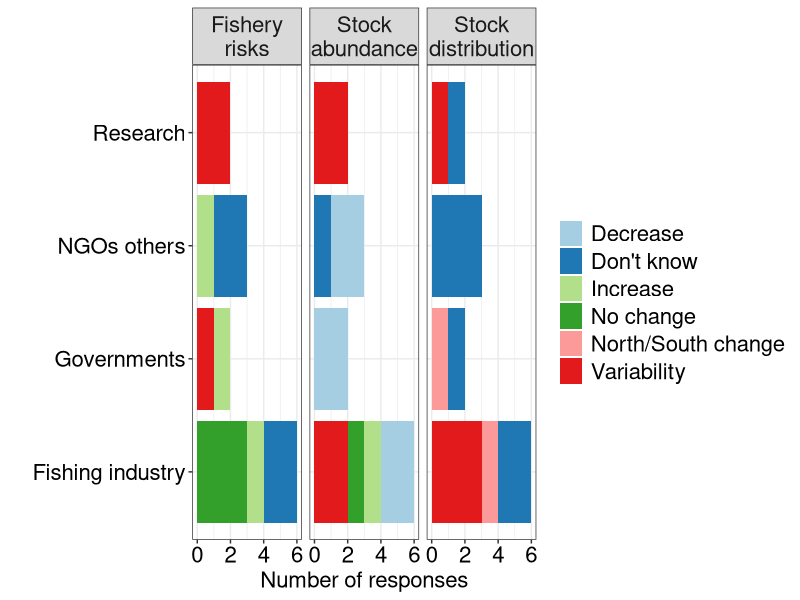
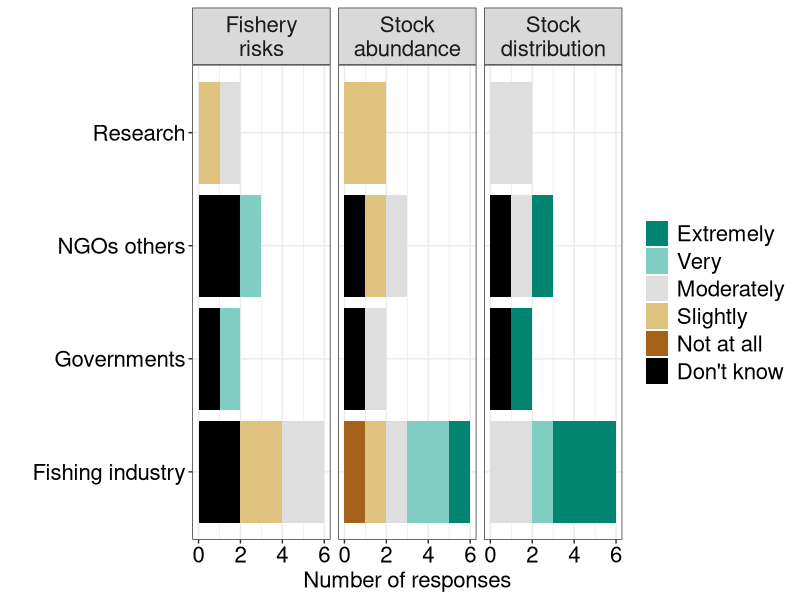

Generate these figures, in order, with R:
#### Description: this script produces manuscript Figures 3 and 4
#### INPUT: "data.xlsx" 
#### OUTPUT: manuscript Figures 3 and 4
#### Date: 18/02/2020
#### Author: Iratxe Rubio
#######################################################################

library(readxl) #read_xlsx function
library(tidyverse)

#Open data
change1 <- read_xlsx("data/data.xlsx", sheet = 5)
group <- read_xlsx("data/data.xlsx", sheet = 1)
change <- left_join(change1, group, by ="ID")

change$change_value[change$change_value == "NO"] <- "No change" 
change$change_value[change$change_value == "DN"] <- "Don't know" 
change$change_value[change$change_value == "variability"] <- "Variability" 
change$change_value[change$change_value == "increase"] <- "Increase" 
change$change_value[change$change_value == "decrease"] <- "Decrease" 
change$change_value[change$change_value == "N/S"] <- "North/South change"

change$change_component[change$change_component == "weather_risks"] <- "Fishery\nrisks"
change$change_component[change$change_component == "stock_distribution"] <- "Stock\ndistribution"
change$change_component[change$change_component == "stock_abundance"] <- "Stock\nabundance"

####CC perception
change_CC_vars <- c("Don't know", #0
                    "Not at all", #1
                    "Slightly", #2
                    "Moderately", #3
                    "Very", #4
                    "Extremely") #5

#by groups
df_group <- change %>% 
              group_by(change_component, change_value, group) %>% 
              summarise(number = n())

df_group$change_value <- as.factor(df_group$change_value)

jpeg("Figure3.jpg", 
    width = 11, height = 4, units = 'in', res = 300)

ggplot(df_group, aes(x = group,
               y = number,
               fill = change_value)) + 
  geom_bar(stat = "identity") +
  coord_flip() +
  xlab("") +
  ylab("Number of responses") +
  theme_bw() +
  theme(legend.title = element_blank(),
        legend.text = element_text(size = 16),
        legend.key.height = unit(0.7, "cm"),
        axis.text = element_text(size = 16, color = "black"),
        axis.title = element_text(size = 16),
        strip.text = element_text(size = 16),
        plot.title = element_text(size = 16)) +
  scale_fill_brewer(palette = 'Paired') +
  facet_wrap(~change_component) #+
  
dev.off()

#Change
df2_group <- change %>% 
              group_by(change_component, change_CC, group) %>% 
              summarise(number = n())

df2_group$change_CC[df2_group$change_CC == 6] <- 0
df2_group$change_CC <- as.factor(df2_group$change_CC)

levels(df2_group$change_CC) <- change_CC_vars


jpeg("Figure4.jpg", 
    width = 11, height = 4, units = 'in', res = 300)

ggplot(df2_group, aes(x = group, fill = change_CC)) + 
  geom_bar(data = df2_group,
           aes(y = number), 
           position = position_stack(reverse = T), 
           stat = "identity") +
  coord_flip() +
  xlab("") +
  ylab("Number of responses") +
  theme_bw() +
  theme(legend.title = element_blank(),
        legend.text = element_text(size = 16),
        legend.key.height = unit(0.7, "cm"),
        axis.text = element_text(size = 16, color = "black"),
        axis.title = element_text(size = 16),
        strip.text = element_text(size = 16),
        plot.title = element_text(size = 16)) +
  scale_fill_manual(values = c("Extremely" = "#018571",
                               "Very" = "#80CDC1",
                               "Moderately" = "gray87",
                               "Slightly" = "#DFC27D",
                               "Not at all" = "#A6611A",
                               "Don't know" = "black"),
                    breaks = as.character(change_CC_vars),
                    guide = guide_legend(reverse = T)) +
  scale_y_continuous(labels = abs) + #, limits = c(-6,6)
  facet_wrap(~change_component) 
 
dev.off()
